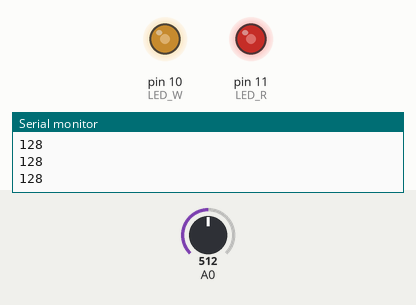
The sketch below on a simulated Arduino Uno, built with avr-gcc and run on an emulated ATmega328P. On the bench: output pins drawn as LEDs (lit = HIGH), the last lines printed to the serial monitor. The test bench sets the inputs (shaded band); at power-on: A0 = 512.

Above: at 1.3 s.
1.4 s: A0 set to 716
At 2.7 s:
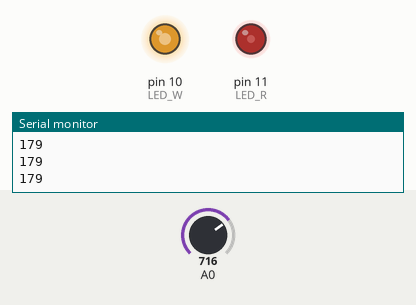
3.0 s: A0 set to 900
At 3.9 s:
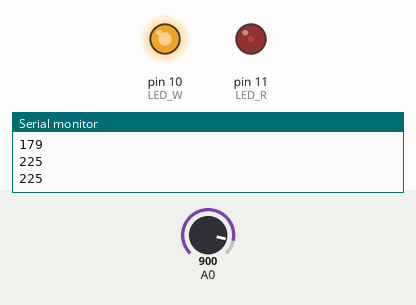
4.5 s: A0 set to 1023
At 5.0 s:
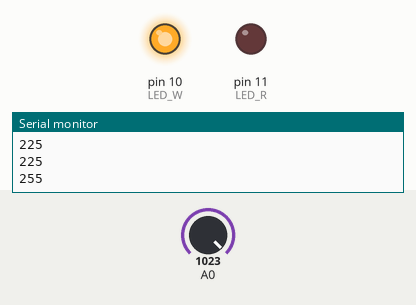
6.0 s: A0 set to 306
At 7.2 s:
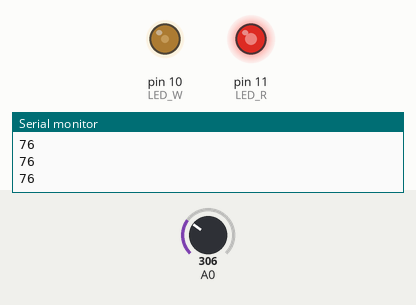
7.5 s: A0 set to 122
At 8.6 s:
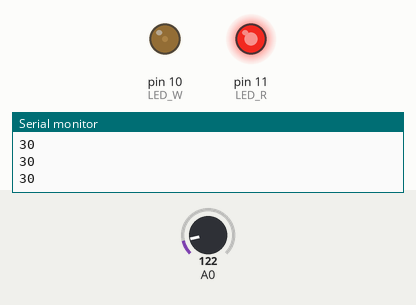
9.0 s: A0 set to 0
At 9.7 s:
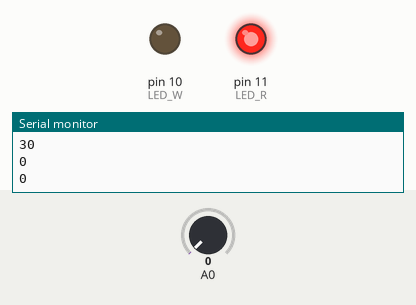
Timing chart, 0 to 11.5 s (numbered marks = the images above; inputs shaded):
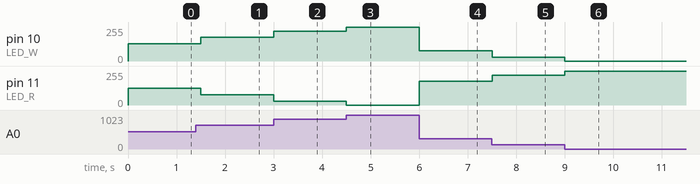

The sketch:

ex14-1.ino
```cpp
int LED_W=10;
int LED_R=11;

void setup() {
Serial.begin(9600);
pinMode(LED_W, OUTPUT);
pinMode(LED_R, OUTPUT);
}

void loop() {
int VR;
unsigned char LED_val,Re_LED ;

VR=analogRead(A0);
LED_val = VR/4 ;
Re_LED = 255-LED_val;

analogWrite(LED_W,LED_val);
analogWrite(LED_R,Re_LED);

Serial.println(LED_val);

delay(500);
}
```

Measured:
- after the input at 1.4 s, pin 10 (LED_W): 128/255 → 179/255 after 0.10 s; pin 11 (LED_R): 127/255 → 76/255 after 0.10 s
- after the input at 3.0 s, pin 10 (LED_W): 179/255 → 225/255 at once; pin 11 (LED_R): 76/255 → 30/255 at once
- after the input at 4.5 s, pin 10 (LED_W): 225/255 → 255/255 at once; pin 11 (LED_R): 30/255 → 0/255 at once
- after the input at 6.0 s, pin 10 (LED_W): 255/255 → 76/255 at once; pin 11 (LED_R): 0/255 → 179/255 at once
- after the input at 7.5 s, pin 10 (LED_W): 76/255 → 30/255 at once; pin 11 (LED_R): 179/255 → 225/255 at once
- after the input at 9.0 s, pin 10 (LED_W): 30/255 → 0/255 at once; pin 11 (LED_R): 225/255 → 255/255 at once
